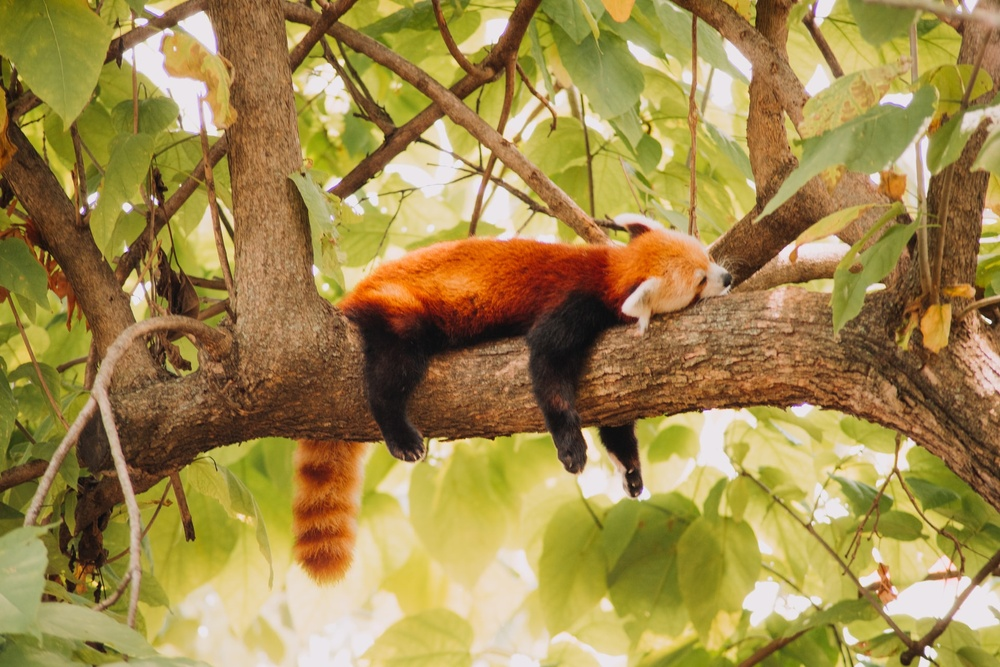
#> input picture picture.jpg, 1000 x 667 px, shrunk from 1920 x 1280 before the run
$ python blurText.py
#> lines starting #> are read from the running program, lines starting #| are printed output that depends on the picture
from PIL import Image, ImageDraw, ImageFont, ImageFilter

img = Image.open("./picture.jpg")
#> img is the input picture: PIL image 1000x667 RGB; mean R, G, B 160.9, 137.7, 76.5

font = ImageFont.truetype("./Calibri/calibrib.ttf", 100)

W, H  = img.size
#> W = 1000; H = 667

message = "Hello There!\nText on Image"

# New transparent image to create blur effect
blurred = Image.new('RGBA', img.size)
#> blurred: PIL image 1000x667 RGBA; every value is 0
draw = ImageDraw.Draw(blurred)

# Shadow Direction
xdrop = 0
ydrop = -10

# Blur Effect Ratio
blurRatio = 10

draw.text(xy=(W/2 - xdrop, H/2 - ydrop), text=message, fill='white', font=font, anchor='mm')
blurred = blurred.filter(ImageFilter.BoxBlur(blurRatio))
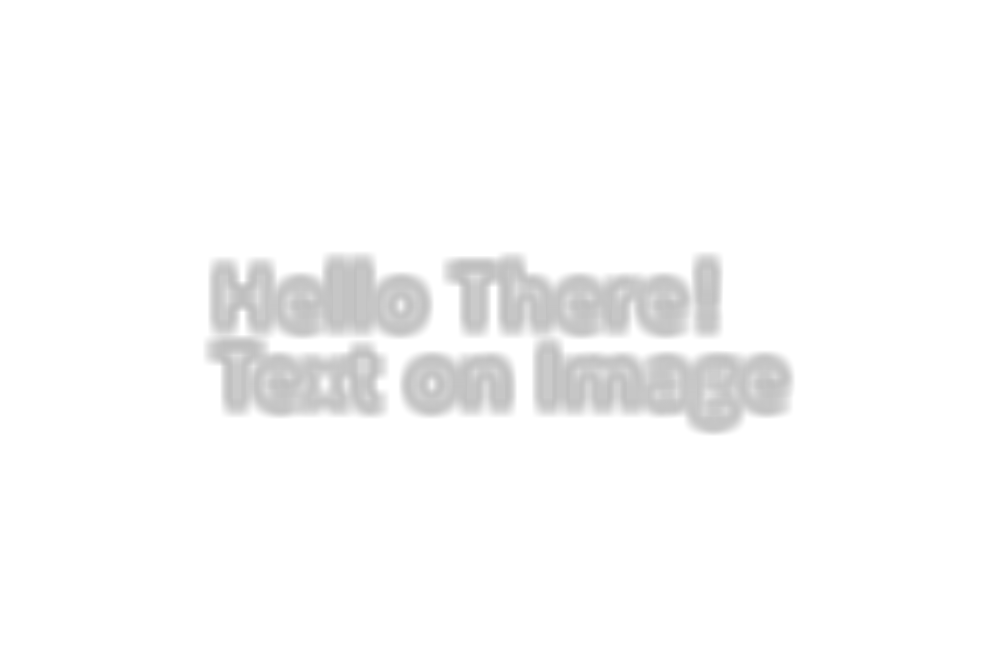
#> blurred: PIL image 1000x667 RGBA; mean R, G, B, A 11.4, 11.4, 11.4, 10.5; transparent parts drawn white

img.paste(blurred, blurred)
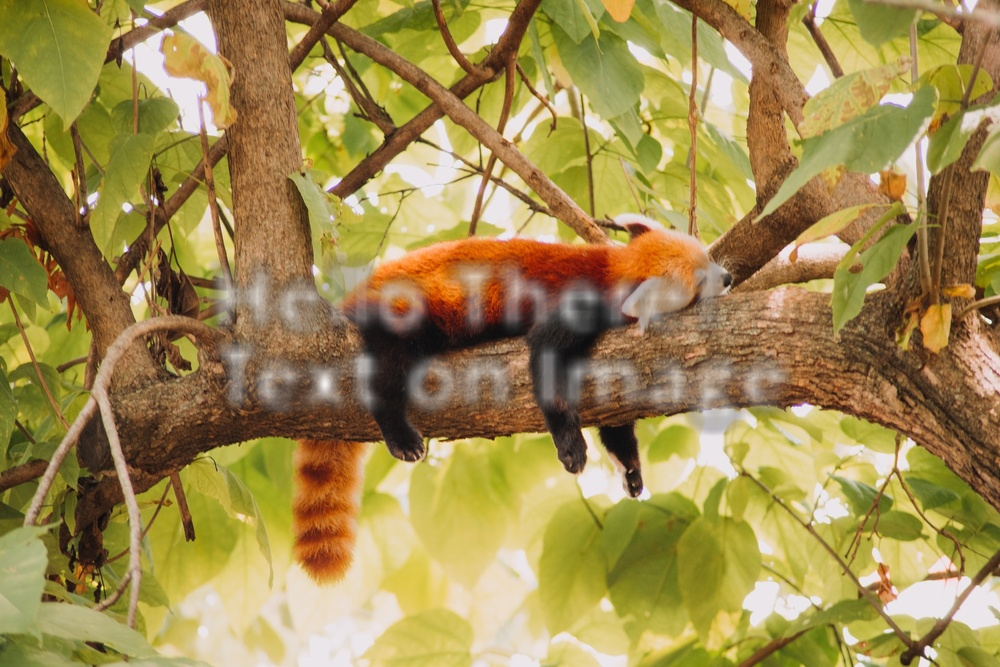
#> img: PIL image 1000x667 RGB; mean R, G, B 160.7, 139.5, 79.8

draw = ImageDraw.Draw(img)
draw.text(xy=(W/2, H/2), text=message, fill='black', font=font, anchor='mm')
